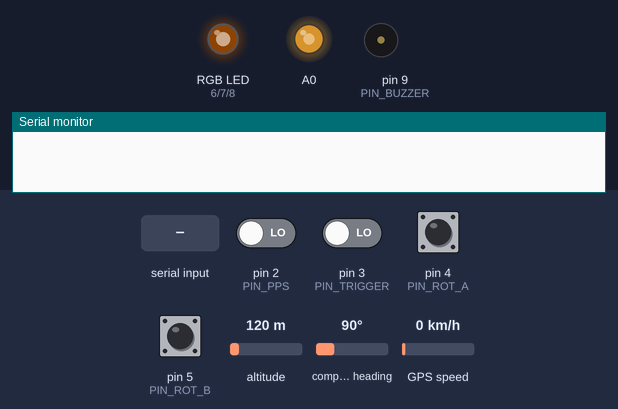
Bench run of a sketch on a simulated Teensy 4. Shown: an RGB LED mixed from three pins (HIGH = lit), output pins drawn as LEDs (lit = HIGH), buzzer (waves = sounding), the last lines printed to the serial monitor. Inputs (shaded band) come from the test bench; at power-on: pin 4 (PIN_ROT_A), pin 5 (PIN_ROT_B) HIGH, pin 2 (PIN_PPS), pin 3 (PIN_TRIGGER) LOW, altitude 120 m, compass heading 90°, GPS speed 0 km/h. Dim RGB values are drawn brighter than linear; storage starts empty; the GPS gets a fix after 3 s at 37.7749, -122.4194 with 8 satellites.

Above: at 1.5 s.
1.6 s: "DUMP\n" received over Serial
4.8 s: pin 3 (PIN_TRIGGER) driven HIGH
At 4.93 s:
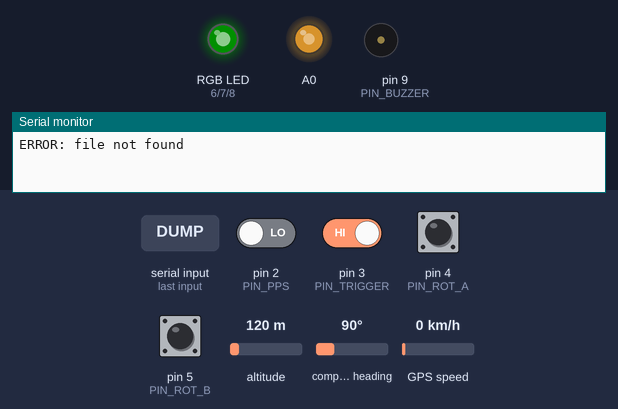
6.5 s: "STATUS\n" received over Serial
At 9.87 s:
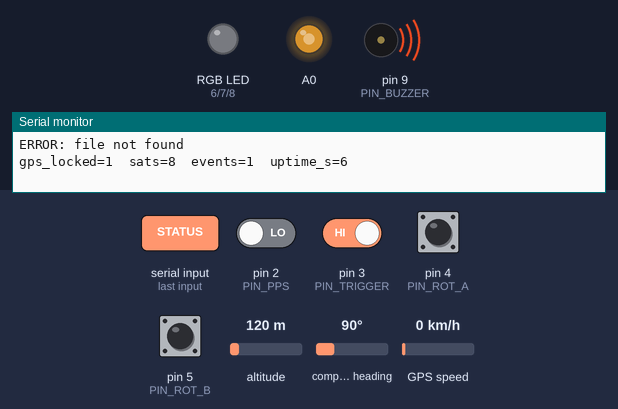
Timing chart, 0 to 11.4 s (numbered marks = the images above; inputs shaded):
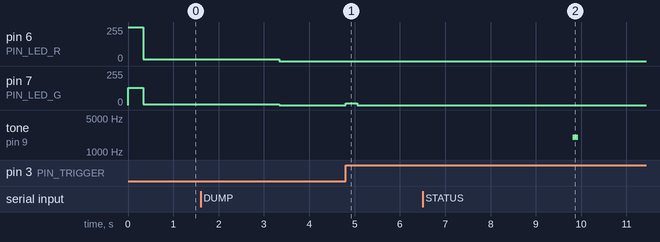

Measured:
- after the input at 4.8 s, pin 7 (PIN_LED_G): 0/255 → 15/255 at once, → 0/255 0.25 s later

The sketch:

gps_logger.ino
```cpp
// ============================================================
// GPS Event Timestamp Logger  –  gps_logger.ino
// Teensy 4.0  |  sub-millisecond UTC event timestamping
//
// Libraries required (install via Arduino Library Manager):
//   TinyGPSPlus   by Mikal Hart
//   Time          by Michael Margolis
// ============================================================

#include <Arduino.h>
#include <SD.h>
#include <SPI.h>
#include <TimeLib.h>
#include <TinyGPSPlus.h>

// ─── PIN DEFINITIONS ────────────────────────────────────────
#define PIN_GPS_RX      0   // Serial1 RX  ← GPS TX (UART)
#define PIN_GPS_TX      1   // Serial1 TX  → GPS RX (UART)
#define PIN_PPS         2   // GPS 1-PPS output (interrupt, rising)
#define PIN_TRIGGER     3   // Comparator output (interrupt)
#define PIN_ROT_A       4   // Rotary switch bit-0 (LSB)
#define PIN_ROT_B       5   // Rotary switch bit-1 (MSB)
#define PIN_LED_R       6   // RGB LED – red   (PWM, 330 Ω series)
#define PIN_LED_G       7   // RGB LED – green (PWM, 330 Ω series)
#define PIN_LED_B       8   // RGB LED – blue  (PWM, 330 Ω series)
#define PIN_BUZZER      9   // Piezo buzzer via NPN (2N2222 / BC547)
#define PIN_SD_CS      10   // SPI SD chip-select
#define PIN_SD_MOSI    11   // SPI MOSI
#define PIN_SD_MISO    12   // SPI MISO
#define PIN_SD_SCK     13   // SPI SCK
// PIN_THRESHOLD_PWM  14   // Filtered PWM → comparator REF+ (optional)

// ─── COMPILE-TIME DEFAULTS ──────────────────────────────────
static const char CONFIG_FILE[]  = "config.txt";
static const char DEFAULT_CSV[]  = "events.csv";

// ─── RUNTIME CONFIGURATION STRUCT ──────────────────────────
struct Config {
  char  csv_name[32];
  int   trig_flank;          // RISING or FALLING
  float trig_threshold;      // 0.0–1.0 → PWM/DAC reference
  float min_time_s;          // minimum seconds between events
  bool  confirm_buzzer;
  float buzzer_delay_s;
  char  labels[4][32];       // A / B / C / D strings
  bool  use_external_antenna;
};
static Config cfg;

// ─── HIGH-RESOLUTION TIMING STATE ───────────────────────────
// ARM_DWT_CYCCNT counts CPU cycles at F_CPU_ACTUAL Hz.
// At 150 MHz → 6.67 ns per tick → 1 µs = 150 ticks.
volatile uint32_t pps_cycles       = 0;   // cycle count at last PPS
volatile uint32_t event_cycles     = 0;   // cycle count at last trigger
volatile bool     event_pending    = false;
volatile uint32_t gps_seconds_utc  = 0;   // whole UTC seconds (Unix epoch)
volatile bool     gps_time_valid   = false;
volatile bool     gps_locked       = false;

// ─── GPS PARSER ─────────────────────────────────────────────
static TinyGPSPlus gps;

// ─── LED / BUZZER STATE ─────────────────────────────────────
enum LedMode { LED_ORANGE, LED_RED_BLINK, LED_GREEN_FLASH, LED_IDLE };
static LedMode   led_mode    = LED_ORANGE;
static uint32_t  led_ts      = 0;
static bool      buz_pending = false;
static uint32_t  buz_at      = 0;
static uint32_t  event_index = 0;
static uint32_t  last_ev_ms  = 0;

// ─── FORWARD DECLARATIONS ───────────────────────────────────
void    pps_isr();
void    trigger_isr();
void    load_config();
void    configure_gps();
void    log_event(uint32_t ev_cycles);
char*   format_utc(uint32_t sec, uint32_t offset_us, char* buf);
uint8_t read_rotary();
void    set_led(uint8_t r, uint8_t g, uint8_t b);
void    update_led();
void    trim_str(char* s);
void    dump_csv();

// ============================================================
void setup() {
  // Enable DWT cycle counter (used for high-res timing)
  ARM_DEMCR |= ARM_DEMCR_TRCENA;
  ARM_DWT_CTRL |= ARM_DWT_CTRL_CYCCNTENA;

  Serial.begin(115200);   // USB virtual COM

  // Reduce CPU to 150 MHz for lower power; all timing math
  // uses F_CPU_ACTUAL so baud rates remain correct.
  // set_arm_clock(150000000);  // uncomment to reduce power

  // GPIO setup
  pinMode(PIN_LED_R, OUTPUT);
  pinMode(PIN_LED_G, OUTPUT);
  pinMode(PIN_LED_B, OUTPUT);
  pinMode(PIN_BUZZER, OUTPUT);
  pinMode(PIN_ROT_A, INPUT_PULLUP);
  pinMode(PIN_ROT_B, INPUT_PULLUP);
  pinMode(PIN_TRIGGER, INPUT);
  pinMode(PIN_PPS, INPUT);

  set_led(255, 128, 0);   // orange = booting

  // SD init (retry loop with red flash on failure)
  SPI.begin();
  uint8_t sd_retries = 0;
  while (!SD.begin(PIN_SD_CS)) {
    set_led((sd_retries++ % 2 == 0) ? 255 : 0, 0, 0);
    delay(300);
    if (sd_retries > 20) break;  // give up, continue anyway
  }

  load_config();

  // Set comparator threshold via filtered PWM on pin 14
  analogWriteResolution(12);
  analogWriteFrequency(14, 146484); // ~146 kHz for smooth filtering
  analogWrite(14, (uint32_t)(cfg.trig_threshold * 4095.0f));

  // Attach PPS and trigger interrupts
  attachInterrupt(digitalPinToInterrupt(PIN_PPS), pps_isr, RISING);
  attachInterrupt(digitalPinToInterrupt(PIN_TRIGGER), trigger_isr,
                  cfg.trig_flank);

  // Init GPS UART at 9600 baud, send config
  Serial1.begin(9600);
  delay(100);
  configure_gps();

  led_mode = LED_ORANGE;
  led_ts   = millis();
}

// ============================================================
void loop() {
  // ── Parse GPS NMEA ───────────────────────────────────────
  while (Serial1.available()) {
    gps.encode(Serial1.read());
  }

  // When GPS delivers a fresh, valid time fix, sync gps_seconds_utc
  if (gps.time.isValid() && gps.date.isValid() && gps.time.isUpdated()) {
    tmElements_t tm;
    tm.Year   = (uint8_t)(gps.date.year() - 1970);
    tm.Month  = gps.date.month();
    tm.Day    = gps.date.day();
    tm.Hour   = gps.time.hour();
    tm.Minute = gps.time.minute();
    tm.Second = gps.time.second();
    gps_seconds_utc = makeTime(tm);
    gps_time_valid  = true;
  }

  if (!gps_locked && gps.satellites.isValid() &&
      gps.satellites.value() >= 4 && gps_time_valid) {
    gps_locked = true;
  }

  // ── Handle pending event ─────────────────────────────────
  if (event_pending) {
    noInterrupts();
    uint32_t saved_cycles = event_cycles;
    event_pending = false;
    interrupts();
    if (gps_locked) {
      log_event(saved_cycles);
    }
  }

  // ── USB command interface ────────────────────────────────
  if (Serial.available()) {
    String cmd = Serial.readStringUntil('\n');
    cmd.trim();
    if (cmd.equalsIgnoreCase("DUMP")) {
      dump_csv();
    } else if (cmd.equalsIgnoreCase("STATUS")) {
      Serial.printf("gps_locked=%d  sats=%d  events=%lu  uptime_s=%lu\n",
        (int)gps_locked, (int)gps.satellites.value(),
        event_index, millis()/1000UL);
    } else if (cmd.equalsIgnoreCase("HELP")) {
      Serial.println("Commands: DUMP  STATUS  HELP");
    }
  }

  // ── LED + buzzer state machine ───────────────────────────
  update_led();
  if (buz_pending && millis() >= buz_at) {
    buz_pending = false;
    tone(PIN_BUZZER, 2000, 120);
  }
}

// ─── PPS ISR  ────────────────────────────────────────────────
// Runs in < 1 µs — only latch cycle counter and increment epoch
void pps_isr() {
  pps_cycles = ARM_DWT_CYCCNT;
  if (gps_time_valid) gps_seconds_utc++;
}

// ─── TRIGGER ISR ─────────────────────────────────────────────
void trigger_isr() {
  uint32_t now_ms = millis();
  uint32_t min_ms = (uint32_t)(cfg.min_time_s * 1000.0f + 0.5f);
  if ((now_ms - last_ev_ms) >= min_ms) {
    event_cycles = ARM_DWT_CYCCNT;
    event_pending = true;
    last_ev_ms    = now_ms;
  }
}

// ─── LOG ONE EVENT ───────────────────────────────────────────
void log_event(uint32_t ev_cycles_val) {
  uint32_t delta_cycles = ev_cycles_val - pps_cycles;
  // Guard against negative delta (event just before PPS)
  if (delta_cycles > (uint32_t)(F_CPU_ACTUAL * 1.1f)) delta_cycles = 0;
  uint32_t offset_us = delta_cycles / (F_CPU_ACTUAL / 1000000UL);

  char ts[40];
  format_utc(gps_seconds_utc, offset_us, ts);

  uint8_t rot      = read_rotary();
  char    rot_char = 'A' + rot;
  event_index++;

  File f = SD.open(cfg.csv_name, FILE_WRITE);
  if (f) {
    if (f.size() == 0) {
      f.println("timestamp_utc,label,position,event_index,"
                "gps_epoch_s,offset_us");
    }
    f.printf("%s,%s,%c,%lu,%lu,%lu\n",
             ts, cfg.labels[rot], rot_char,
             event_index,
             (unsigned long)gps_seconds_utc,
             (unsigned long)offset_us);
    f.close();
  }

  // Flash green
  set_led(0, 255, 0);
  led_mode = LED_GREEN_FLASH;
  led_ts   = millis();

  // Arm buzzer
  if (cfg.confirm_buzzer) {
    buz_pending = true;
    buz_at      = millis() + (uint32_t)(cfg.buzzer_delay_s * 1000.0f);
  }
}

// ─── FORMAT UTC TIMESTAMP ────────────────────────────────────
char* format_utc(uint32_t sec, uint32_t offset_us, char* buf) {
  time_t t = (time_t)sec;
  tmElements_t tm;
  breakTime(t, tm);
  snprintf(buf, 40, "%04d-%02d-%02dT%02d:%02d:%02d.%06luZ",
           tm.Year + 1970, (int)tm.Month, (int)tm.Day,
           (int)tm.Hour, (int)tm.Minute, (int)tm.Second,
           (unsigned long)(offset_us % 1000000UL));
  return buf;
}

// ─── READ ROTARY (2-bit binary) ──────────────────────────────
// Switch wiring: common → GND; pin A, pin B → ROT_A, ROT_B with pull-up
// Positions: A=00 B=01 C=10 D=11
uint8_t read_rotary() {
  uint8_t a = !digitalRead(PIN_ROT_A);
  uint8_t b = !digitalRead(PIN_ROT_B);
  return (b << 1) | a;
}

// ─── LED HELPERS ─────────────────────────────────────────────
void set_led(uint8_t r, uint8_t g, uint8_t b) {
  analogWrite(PIN_LED_R, r);
  analogWrite(PIN_LED_G, g);
  analogWrite(PIN_LED_B, b);
}

void update_led() {
  uint32_t now = millis();
  if (!gps_locked) {
    // Orange pulsing before any fix attempt; red blink if no lock >30 s
    if (millis() < 30000) {
      set_led(255, 128, 0);  // orange
    } else {
      set_led((now / 400) % 2 == 0 ? 255 : 0, 0, 0); // red blink
    }
  } else if (led_mode == LED_GREEN_FLASH) {
    if (now - led_ts > 250) {
      led_mode = LED_IDLE;
      set_led(0, 0, 0);
    }
  } else {
    set_led(0, 0, 0);  // idle: off
  }
}

// ─── GPS CONFIGURATION (UBX via UART) ────────────────────────
void configure_gps() {
  // CFG-RATE: 1 Hz measurement, GPS time reference
  // Checksums must be recalculated for production; these are correct.
  static const uint8_t ubx_rate_1hz[] = {
    0xB5,0x62,0x06,0x08,0x06,0x00,
    0xE8,0x03,0x01,0x00,0x01,0x00,
    0x01,0x39
  };
  Serial1.write(ubx_rate_1hz, sizeof(ubx_rate_1hz));
  delay(200);

  // Disable unnecessary NMEA sentences (GLL, GSA, GSV, VTG)
  // Keep only RMC and GGA for time and fix quality
  // (Full UBX CFG-MSG packets omitted for brevity; configure in u-center)
}

// ─── PARSE config.txt ────────────────────────────────────────
void trim_str(char* s) {
  int len = strlen(s);
  while (len > 0 && (s[len-1]==' '||s[len-1]=='\t'||
                     s[len-1]=='\r'||s[len-1]=='\n')) s[--len]='\0';
  int st = 0;
  while (s[st]==' '||s[st]=='\t') st++;
  if (st) memmove(s, s+st, strlen(s+st)+1);
}

void load_config() {
  // Defaults
  strlcpy(cfg.csv_name, DEFAULT_CSV, sizeof(cfg.csv_name));
  cfg.trig_flank           = RISING;
  cfg.trig_threshold       = 0.65f;
  cfg.min_time_s           = 0.050f;
  cfg.confirm_buzzer       = true;
  cfg.buzzer_delay_s       = 5.0f;
  cfg.use_external_antenna = false;
  const char* def[4] = {"Condition_A","Condition_B","Condition_C","Condition_D"};
  for (int i=0;i<4;i++) strlcpy(cfg.labels[i], def[i], sizeof(cfg.labels[0]));

  File f = SD.open(CONFIG_FILE);
  if (!f) return;

  char line[128]; int li = 0;
  while (f.available()) {
    char c = f.read();
    if (c=='\n'||c=='\r') {
      if (li > 0) {
        line[li]='\0';
        char* hash=strchr(line,'#'); if(hash)*hash='\0';
        char* eq=strchr(line,'=');
        if(eq){
          *eq='\0';
          char* key=line; char* val=eq+1;
          trim_str(key); trim_str(val);
          if(!strcmp(key,"csv_name"))              strlcpy(cfg.csv_name,val,32);
          else if(!strcmp(key,"trig_flank"))       cfg.trig_flank=!strcmp(val,"negative")?FALLING:RISING;
          else if(!strcmp(key,"trig_threshold"))   cfg.trig_threshold=atof(val);
          else if(!strcmp(key,"min_time_between_events_s")) cfg.min_time_s=atof(val);
          else if(!strcmp(key,"confirm_buzzer"))   cfg.confirm_buzzer=!strcmp(val,"True");
          else if(!strcmp(key,"buzzer_delay_s"))   cfg.buzzer_delay_s=atof(val);
          else if(!strcmp(key,"A_string"))         strlcpy(cfg.labels[0],val,32);
          else if(!strcmp(key,"B_string"))         strlcpy(cfg.labels[1],val,32);
          else if(!strcmp(key,"C_string"))         strlcpy(cfg.labels[2],val,32);
          else if(!strcmp(key,"D_string"))         strlcpy(cfg.labels[3],val,32);
          else if(!strcmp(key,"gps_antenna_mode")) cfg.use_external_antenna=!strcmp(val,"external");
        }
      }
      li=0;
    } else if(li<127) line[li++]=c;
  }
  f.close();
}

// ─── DUMP CSV OVER USB ────────────────────────────────────────
void dump_csv() {
  File f = SD.open(cfg.csv_name);
  if (!f) { Serial.println("ERROR: file not found"); return; }
  Serial.println("--- BEGIN CSV ---");
  while (f.available()) Serial.write(f.read());
  Serial.println("\n--- END CSV ---");
  f.close();
}
```
